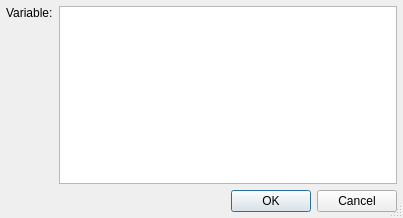
<ui version="4.0" >
 <class>TemplateSingleVariableDialog</class>
 <widget class="QDialog" name="TemplateSingleVariableDialog" >
  <property name="geometry" >
   <rect>
    <x>0</x>
    <y>0</y>
    <width>403</width>
    <height>218</height>
   </rect>
  </property>
  <property name="windowTitle" >
   <string>Enter Template Variable</string>
  </property>
  <property name="sizeGripEnabled" >
   <bool>true</bool>
  </property>
  <layout class="QGridLayout" >
   <item row="0" column="1" >
    <widget class="QTextEdit" name="variableEdit" >
     <property name="toolTip" >
      <string>Enter the value for the variable.</string>
     </property>
     <property name="lineWrapMode" >
      <enum>QTextEdit::NoWrap</enum>
     </property>
     <property name="acceptRichText" >
      <bool>false</bool>
     </property>
    </widget>
   </item>
   <item row="0" column="0" >
    <widget class="QLabel" name="variableLabel" >
     <property name="text" >
      <string>Variable:</string>
     </property>
     <property name="alignment" >
      <set>Qt::AlignTop</set>
     </property>
    </widget>
   </item>
   <item row="1" column="0" colspan="2" >
    <widget class="QDialogButtonBox" name="buttonBox" >
     <property name="orientation" >
      <enum>Qt::Horizontal</enum>
     </property>
     <property name="standardButtons" >
      <set>QDialogButtonBox::Cancel|QDialogButtonBox::Ok</set>
     </property>
    </widget>
   </item>
  </layout>
 </widget>
 <layoutdefault spacing="6" margin="6" />
 <pixmapfunction>qPixmapFromMimeSource</pixmapfunction>
 <tabstops>
  <tabstop>variableEdit</tabstop>
 </tabstops>
 <resources/>
 <connections>
  <connection>
   <sender>buttonBox</sender>
   <signal>accepted()</signal>
   <receiver>TemplateSingleVariableDialog</receiver>
   <slot>accept()</slot>
   <hints>
    <hint type="sourcelabel" >
     <x>40</x>
     <y>195</y>
    </hint>
    <hint type="destinationlabel" >
     <x>40</x>
     <y>217</y>
    </hint>
   </hints>
  </connection>
  <connection>
   <sender>buttonBox</sender>
   <signal>rejected()</signal>
   <receiver>TemplateSingleVariableDialog</receiver>
   <slot>reject()</slot>
   <hints>
    <hint type="sourcelabel" >
     <x>96</x>
     <y>197</y>
    </hint>
    <hint type="destinationlabel" >
     <x>96</x>
     <y>217</y>
    </hint>
   </hints>
  </connection>
 </connections>
</ui>
